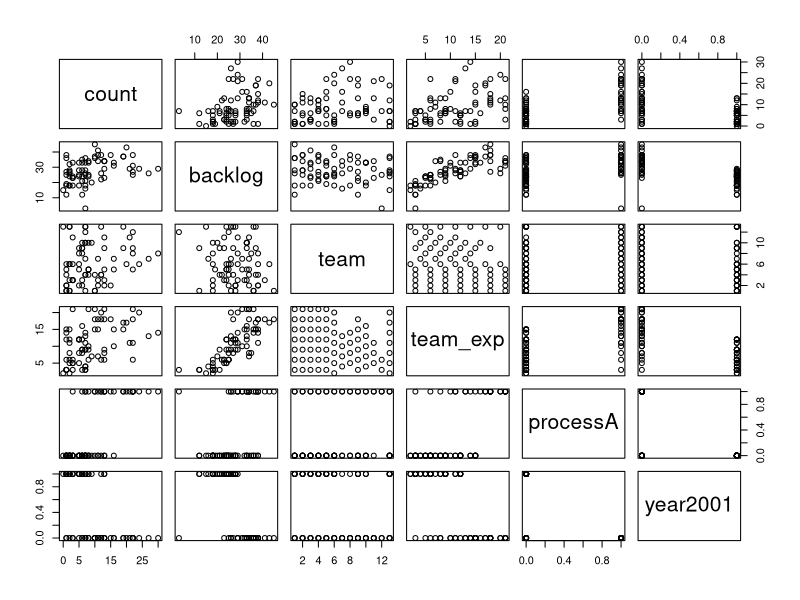
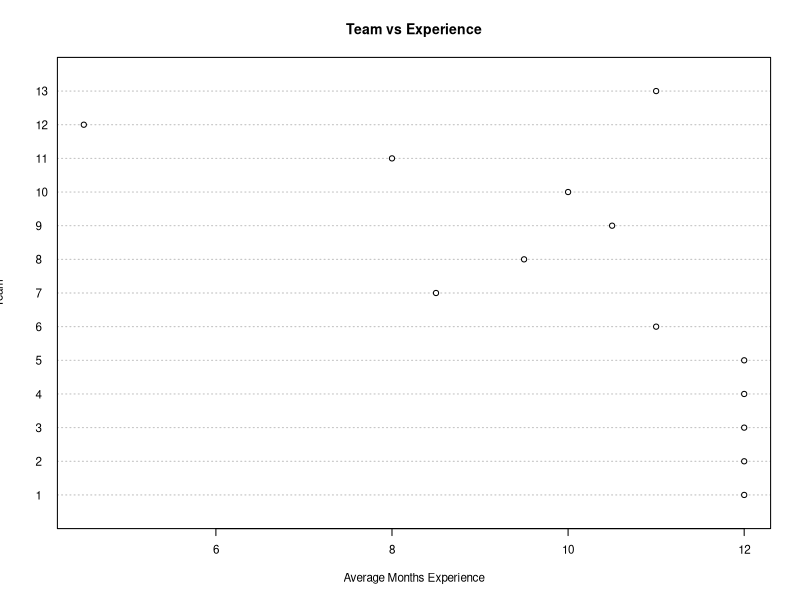
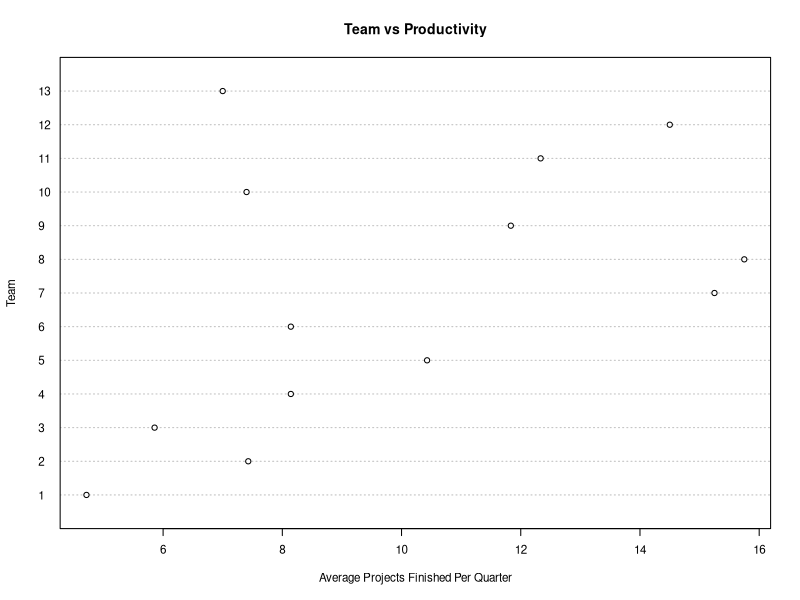
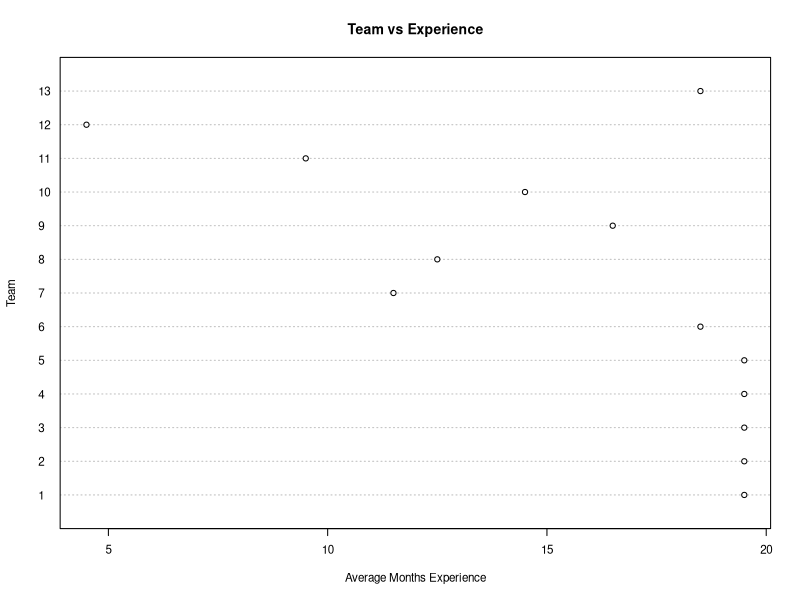
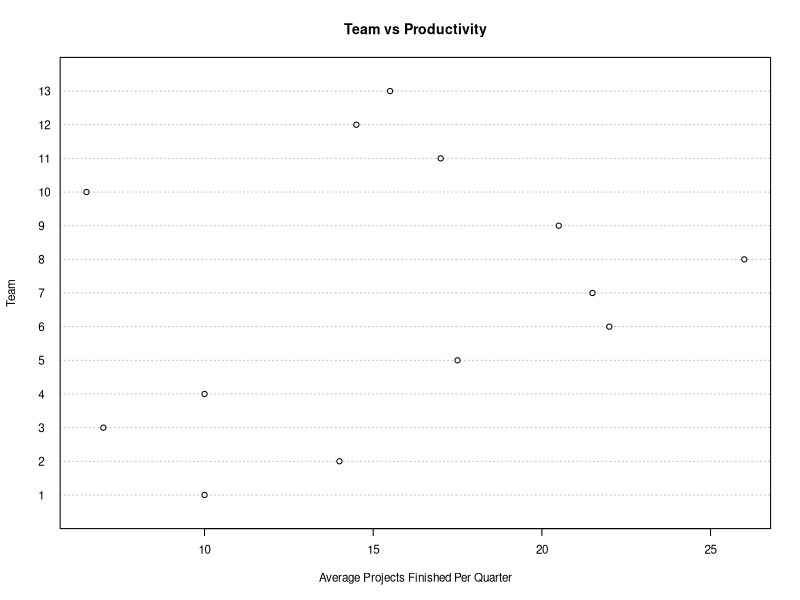

Reproduce these figures in R, in order.
## ---- chunk 1
# Read dataset into dataframe
df <- read.table(file="WebDevelopment.txt", sep="\t", header=T)

# remove the id variable from dataset
df$id <- NULL

# recode categorical values as factors
df$team <- as.factor(df$team)

## ---- chunk 2
# view dataset
summary(df)
## ---- chunk 3
pairs(df)
## ---- chunk 4
result1 <- lm(count ~ backlog + team + team_exp + processA + year2001, data = df)
summary(result1)
## ---- chunk 5
library(dplyr)
df_tbl <- tbl_df(df)
team_productivity <- select(df_tbl, count, team) %>% group_by(team) %>% summarize(av_cnt = mean(count))

team_exp_smry <- select(df_tbl, team, team_exp) %>% group_by(team) %>% summarize(av_exp = mean(team_exp))

team_smry <- inner_join(team_productivity, team_exp_smry, by="team")
## ---- chunk 6
dotchart(team_smry$av_exp, labels=team_smry$team, cex=0.7, xlab="Average Months Experience", ylab="Team", main="Team vs Experience")
## ---- chunk 7
dotchart(team_smry$av_cnt, labels=team_smry$team, cex=0.7, xlab="Average Projects Finished Per Quarter", ylab="Team", main="Team vs Productivity")
## ---- chunk 8
result2 <- lm(count ~ backlog + team + processA + year2001, data = df)
summary(result2)
## ---- chunk 9
processNew <- df[df$processA == 1,] # this is the new process
processNew$processA <- NULL
processNew$year2001 <- NULL
resultNew <- lm(count ~ ., data=processNew)
summary(resultNew)
## ---- chunk 10
df_tbl <- tbl_df(processNew)
team_productivity <- select(df_tbl, count, team) %>% group_by(team) %>% summarize(av_cnt = mean(count))

team_exp_smry <- select(df_tbl, team, team_exp) %>% group_by(team) %>% summarize(av_exp = mean(team_exp))

team_smry <- inner_join(team_productivity, team_exp_smry, by="team")
## ---- chunk 11
dotchart(team_smry$av_exp, labels=team_smry$team, cex=0.7, xlab="Average Months Experience", ylab="Team", main="Team vs Experience")
## ---- chunk 12
dotchart(team_smry$av_cnt, labels=team_smry$team, cex=0.7, xlab="Average Projects Finished Per Quarter", ylab="Team", main="Team vs Productivity")
